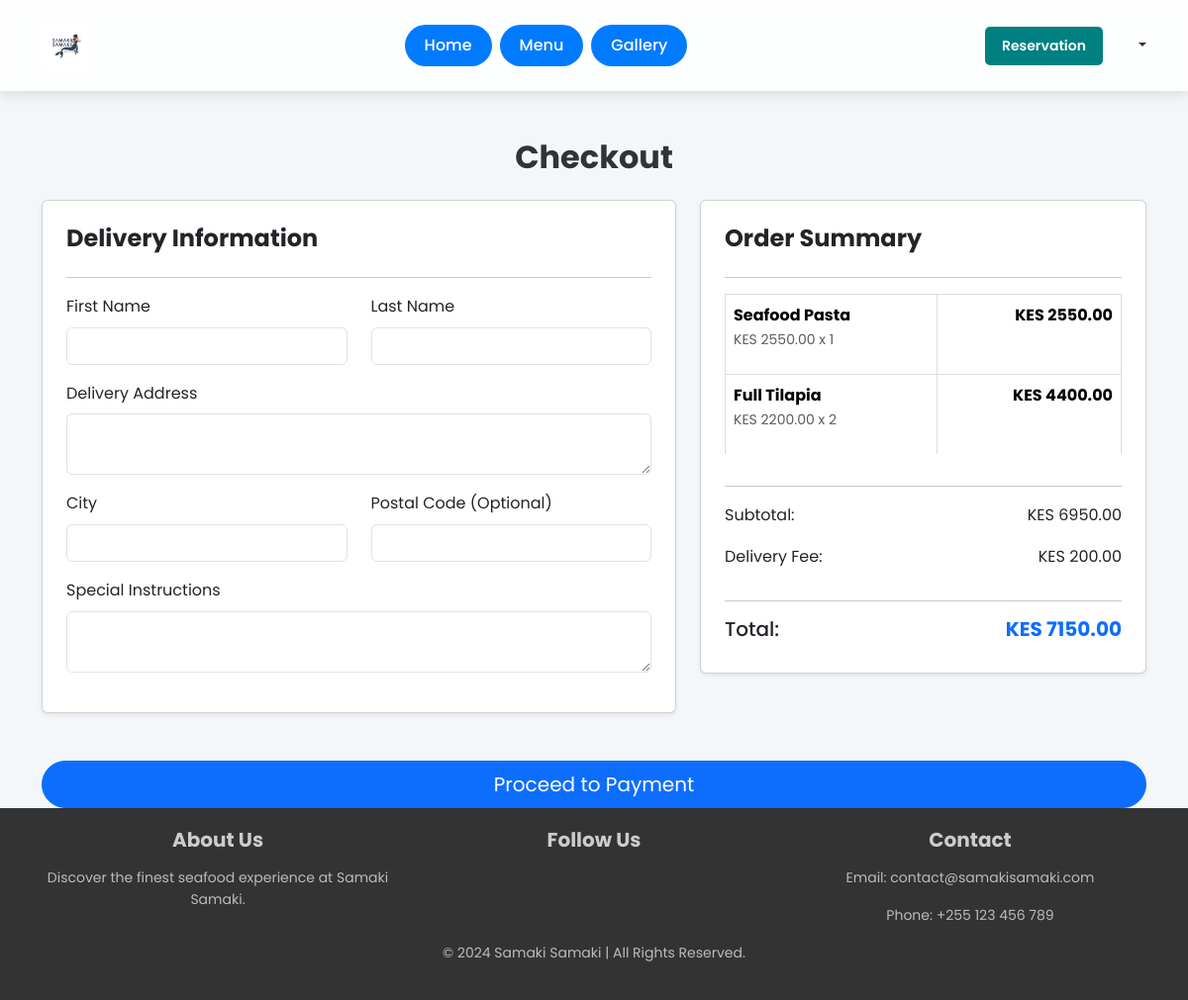
The page /checkout/checkout/ (signed in) on the database its author committed.
### cart/models.py (models this page shows, shortened)
class Cart(models.Model):
    user = models.ForeignKey(User, on_delete=models.CASCADE, related_name="cart_items")
    item = models.ForeignKey(MenuItem, on_delete=models.CASCADE)
    quantity = models.PositiveIntegerField(default=1)
    added_at = models.DateTimeField(auto_now_add=True)
    class Meta:
        unique_together = ('user', 'item')  # Ensure a user can't have duplicate items in the cart
        ordering = ['-added_at']  # Most recently added items appear first
    def total_price(self):
        return self.item.price * self.quantity

### menu/models.py (models this page shows, shortened)
class MenuItem(models.Model):
    name = models.CharField(max_length=255)
    description = models.TextField()
    price = models.DecimalField(max_digits=10, decimal_places=2)
    image = models.ImageField(upload_to='menu_items/')
    category = models.CharField(max_length=100, choices=(
        ('starters', 'Starters'),
        ('main_courses', 'Main Courses'),
        ('desserts', 'Desserts'),
        ('beverages', 'Beverages'),
        ('seafood', 'Seafood'),
        ('specials', 'Specials'),
    ))
    vegetarian = models.BooleanField(default=False)
    gluten_free = models.BooleanField(default=False)

### checkout/views.py (the view)
# urls.py: path('checkout/', views.checkout, name='checkout'),
@login_required
def checkout(request):
    cart_items = Cart.objects.filter(user=request.user)
    if not cart_items.exists():
        messages.warning(request, "Your cart is empty. Add items before checking out.")
        return redirect('cart')
    subtotal = sum(item.total_price() for item in cart_items)
    total_price = subtotal + DELIVERY_FEE
    if request.method == 'POST':
        form = CheckoutForm(request.POST)
        if form.is_valid():
            payment_method = request.POST.get('payment_method')
            order = Order.objects.create(
                user=request.user,
                total_price=total_price,
                payment_method=payment_method,
                customer_name=f"{request.user.first_name} {request.user.last_name}",
                customer_phone=form.cleaned_data['mpesa_number'],
                delivery_address=form.cleaned_data['delivery_address'],
                delivery_city=form.cleaned_data['delivery_city'],
                delivery_postal_code=form.cleaned_data.get('delivery_postal_code', ''),
                special_instructions=form.cleaned_data.get('special_instructions', ''),
                status='Pending'
            )
            order_items = [
                OrderItem(
                    order=order,
                    menu_item=cart_item.item,
                    quantity=cart_item.quantity
                )
                for cart_item in cart_items
            ]
            OrderItem.objects.bulk_create(order_items)  # More efficient than creating each item individually
            cart_items.delete()
            messages.success(request, "Order placed successfully!")
            return redirect('order_success', order_id=order.id)
        else:
            messages.error(request, "There was an error with your checkout. Please check your details and try again.")
    else:
        form = CheckoutForm()
    return render(request, 'checkout/checkout.html', {
        'form': form,
        'cart_items': cart_items,
        'subtotal': subtotal,
        'delivery_fee': DELIVERY_FEE,
        'total_price': total_price
    })

### checkout/forms.py
class CheckoutForm(forms.Form):
    special_instructions = forms.CharField(widget=forms.Textarea, required=False)
    delivery_address = forms.CharField(widget=forms.Textarea, required=True)
    delivery_city = forms.CharField(max_length=100, required=True)
    delivery_postal_code = forms.CharField(max_length=10, required=False)
    mpesa_number = forms.CharField(max_length=15, required=True)  # For M-Pesa payment

### checkout/templates/checkout/checkout.html (shortened to what this page needs)
{% extends 'base.html' %}
{% block content %}
<div class="container mt-5">
    <h2 class="text-center mb-4 fw-bold">Checkout</h2>
    {% if cart_items %}
        <form method="POST" action="{% if order %}{% url 'create_order' order.id %}{% else %}#{% endif %}">
            <div class="row">
                <div class="col-md-7">
                    <div class="card shadow-sm p-4 mb-4">
                        <h4 class="fw-bold">Delivery Information</h4>
                        <hr>
                        <div class="row">
                            <div class="col-md-6 mb-3">
                                <label for="first_name" class="form-label">First Name</label>
                                <input type="text" id="first_name" name="first_name" class="form-control"
                                       value="{{ request.user.first_name }}" required>
                            </div>
                            <div class="col-md-6 mb-3">
                                <label for="last_name" class="form-label">Last Name</label>
                                <input type="text" id="last_name" name="last_name" class="form-control"
                                       value="{{ request.user.last_name }}" required>
                            </div>
                        </div>
                        <div class="mb-3">
                            <label for="delivery_address" class="form-label">Delivery Address</label>
                            <textarea id="delivery_address" name="delivery_address" class="form-control" rows="2" required>{{ form.delivery_address.value|default_if_none:'' }}</textarea>
                        </div>
                        <div class="row">
                            <div class="col-md-6 mb-3">
                                <label for="delivery_city" class="form-label">City</label>
                                <input type="text" id="delivery_city" name="delivery_city" class="form-control"
                                       value="{{ form.delivery_city.value|default_if_none:'' }}" required>
                            </div>
                            <div class="col-md-6 mb-3">
                                <label for="delivery_postal_code" class="form-label">Postal Code (Optional)</label>
                                <input type="text" id="delivery_postal_code" name="delivery_postal_code" class="form-control"
                                       value="{{ form.delivery_postal_code.value|default_if_none:'' }}">
                            </div>
                        </div>
                        <div class="mb-3">
                            <label for="special_instructions" class="form-label">Special Instructions</label>
                            <textarea id="special_instructions" name="special_instructions" class="form-control" rows="2">{{ form.special_instructions.value|default_if_none:'' }}</textarea>
                        </div>
                    </div>
                </div>
                <div class="col-md-5">
                    <div class="card shadow-sm p-4">
                        <h4 class="fw-bold">Order Summary</h4>
                        <hr>
                        <div class="table-responsive">
                            <table class="table table-borderless">
                                <tbody>
                                    {% for item in cart_items %}
                                        <tr>
                                            <td>
                                                <strong>{{ item.item.name }}</strong>
                                                <p class="text-muted small">KES {{ item.item.price }} x {{ item.quantity }}</p>
                                            </td>
                                            <td class="text-end fw-bold">KES {{ item.total_price }}</td>
                                        </tr>
                                    {% endfor %}
                                </tbody>
                            </table>
                        </div>
                        <hr>
                        <p class="d-flex justify-content-between">
                            <span>Subtotal:</span>
                            <span>KES {{ subtotal|floatformat:2 }}</span>
                        </p>
                        <p class="d-flex justify-content-between">
                            <span>Delivery Fee:</span>
                            <span>KES {{ delivery_fee|floatformat:2 }}</span>
                        </p>
                        <hr>
                        <h5 class="d-flex justify-content-between">
                            <span>Total:</span>
                            <span class="fw-bold text-primary">KES {{ total_price|floatformat:2 }}</span>
                        </h5>
                    </div>
                </div>
            </div>
            <button type="submit" class="btn btn-primary w-100 btn-lg mt-4 rounded-pill">Proceed to Payment</button>
        </form>
    {% else %}
        <p class="text-center text-danger">Your cart is empty. Please add items before checking out.</p>
    {% endif %}
</div>
{% endblock %}

### static/assets/css/styles.css (style rules this page uses)
:root { --primary-color: #008080; --secondary-color: #ff6347; --dark-color: #222; --light-color: #f8f9fa; --text-color: #444; --white: #fff; }
* { margin: 0; padding: 0; box-sizing: border-box; font-family: 'Poppins', sans-serif; }
body { background-color: var(--light-color); color: var(--text-color); line-height: 1.6; }
table { width: 100%; border-collapse: collapse; }
table th, table td { border: 1px solid #ddd; padding: 8px; }

### templates/base.html (style rules this page uses)
body { font-family: 'Poppins', sans-serif; background-color: #f4f7fa; color: #333; }

### rows shown on the page
Cart: item.name "Seafood Pasta", item.price "2550.00", quantity "1", total_price "2550.00"
Cart: item.name "Full Tilapia", item.price "2200.00", quantity "2", total_price "4400.00"

### other values the page prints
{{ subtotal|floatformat:2 }} "6950.00"
{{ delivery_fee|floatformat:2 }} "200.00"
{{ total_price|floatformat:2 }} "7150.00"
